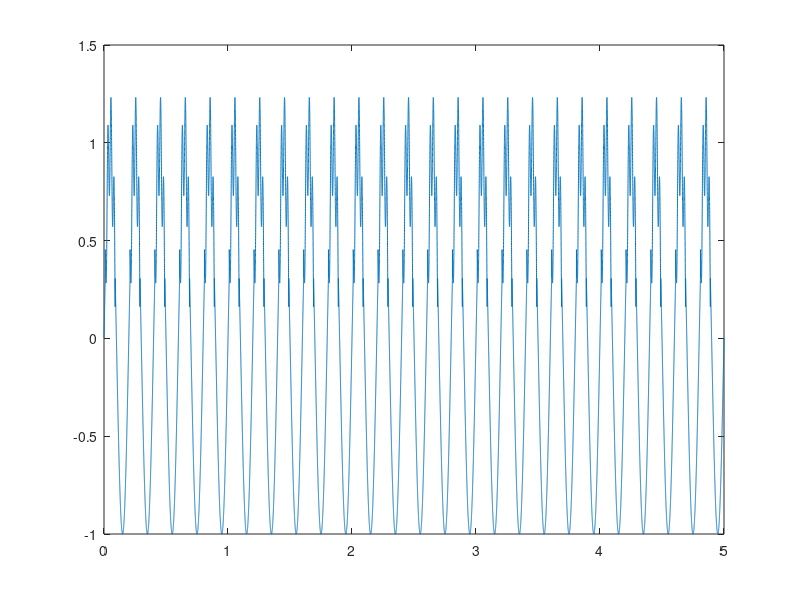

This figure's MATLAB source:
%% Set things up
resol=0.0001;%1 ms
LF = 5;
HF = 40;
numSeconds=5;
HFamp=0.25;

%% The actual simulated data
time=resol:resol:numSeconds;
LFdata = sin(LF*2*pi*time);
HFdata = HFamp*sin(2*HF*pi*time);

cyclePts=1/LF/resol;
half=floor(cyclePts/2);

%% Phase restricting
binTrimming=0.05;%0.1;
binTrim=floor(cyclePts*binTrimming);
multiplier=zeros(1, length(time));

partPoints=numSeconds*LF;

peaks=multiplier;
for aa=1:partPoints; peaks( ((1+binTrim):half-(binTrim))+cyclePts*(aa-1) ) = 1; end

troughs=multiplier;
for aa=1:partPoints; troughs( ((half+1+binTrim):(cyclePts-(binTrim)))+cyclePts*(aa-1) ) = 1; end

descPhase=multiplier;
for aa=1:partPoints; descPhase( ((half/2+binTrim+1):floor((half*1.5)-(binTrim)))+cyclePts*(aa-1) ) = 1; end

ascPhase=multiplier;
%first part 
for aa=1:partPoints; ascPhase( ((binTrim+1):floor((cyclePts/4)-binTrim))+cyclePts*(aa-1) )= 1; end
%last part
for aa=1:partPoints; ascPhase( (floor((cyclePts*0.75+1+binTrim)):(cyclePts-(binTrim)))+cyclePts*(aa-1) ) = 1; end

%% Get some outputs
y=LFdata+HFdata.*peaks;

figure;
plot(time, y)